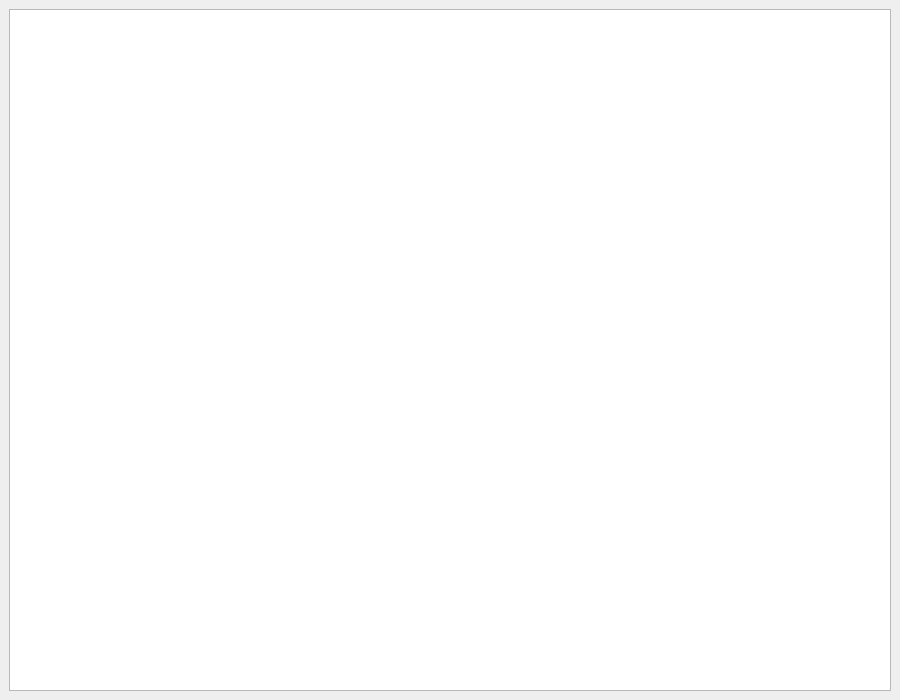
<?xml version="1.0" encoding="UTF-8"?>
<ui version="4.0">
 <class>AlertsWindow</class>
 <widget class="QMainWindow" name="AlertsWindow">
  <property name="windowModality">
   <enum>Qt::WindowModality::ApplicationModal</enum>
  </property>
  <property name="geometry">
   <rect>
    <x>0</x>
    <y>0</y>
    <width>900</width>
    <height>700</height>
   </rect>
  </property>
  <property name="windowTitle">
   <string>Лог работы программы</string>
  </property>
  <property name="windowIcon">
   <iconset resource="res.qrc">
    <normaloff>:/ICO/Alert24.png</normaloff>:/ICO/Alert24.png</iconset>
  </property>
  <widget class="QWidget" name="centralwidget">
   <layout class="QGridLayout" name="gridLayout">
    <item row="0" column="0">
     <widget class="QTextBrowser" name="text_log">
      <property name="font">
       <font>
        <pointsize>11</pointsize>
       </font>
      </property>
     </widget>
    </item>
   </layout>
  </widget>
 </widget>
 <resources>
  <include location="res.qrc"/>
 </resources>
 <connections/>
</ui>
